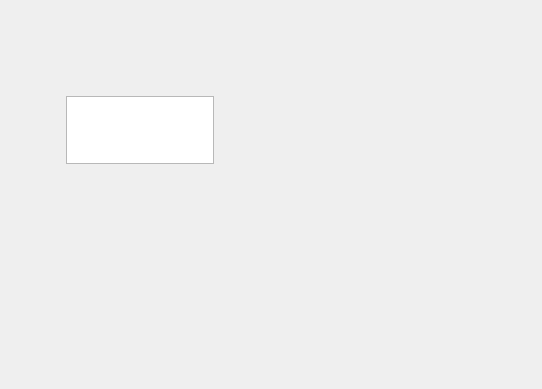
<?xml version="1.0" encoding="UTF-8"?>
<ui version="4.0">
 <class>DebugWindow</class>
 <widget class="QDialog" name="DebugWindow">
  <property name="geometry">
   <rect>
    <x>0</x>
    <y>0</y>
    <width>542</width>
    <height>389</height>
   </rect>
  </property>
  <property name="windowTitle">
   <string>Debug</string>
  </property>
  <widget class="QWidget" name="verticalLayoutWidget">
   <property name="geometry">
    <rect>
     <x>60</x>
     <y>90</y>
     <width>160</width>
     <height>80</height>
    </rect>
   </property>
   <layout class="QVBoxLayout" name="mainLayout">
    <item>
     <layout class="QVBoxLayout" name="verticalLayout_2">
      <property name="margin">
       <number>6</number>
      </property>
      <item>
       <widget class="QPlainTextEdit" name="txtDebug">
        <property name="tabChangesFocus">
         <bool>true</bool>
        </property>
        <property name="undoRedoEnabled">
         <bool>false</bool>
        </property>
        <property name="readOnly">
         <bool>true</bool>
        </property>
       </widget>
      </item>
     </layout>
    </item>
   </layout>
  </widget>
 </widget>
 <resources/>
 <connections/>
</ui>
